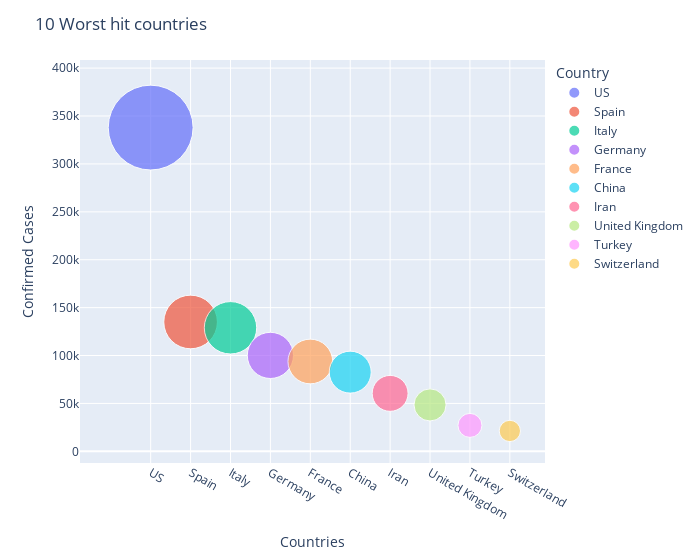

Notebook source saved alongside this figure:
### Markdown cell above
** A more visually intuitive visualisation of the above table **

### Code cell
def bubble_chart(n):
    fig = px.scatter(sorted_country.head(n), x="Country", y="Confirmed", size="Confirmed", color="Country",
               hover_name="Country", size_max=60)
    fig.update_layout(
    title=str(n) +" Worst hit countries",
    xaxis_title="Countries",
    yaxis_title="Confirmed Cases",
    width = 700
    )
    fig.show()
interact(bubble_chart, n=10)

### Figure 1 — Plotly figure (JSON) as saved in the notebook; plotly's stock layout.template omitted (floating-point values rounded to 4 significant figures)
{"data": [{"hovertemplate": "<b>%{hovertext}</b><br><br>Country=%{x}<br>Confirmed=%{marker.size}<extra></extra>", "hovertext": ["US"], "legendgroup": "US", "marker": {"color": "#636efa", "size": [337933], "sizemode": "area", "sizeref": 93.87, "symbol": "circle"}, "mode": "markers", "name": "US", "showlegend": true, "type": "scatter", "x": ["US"], "xaxis": "x", "y": [337933], "yaxis": "y"}, {"hovertemplate": "<b>%{hovertext}</b><br><br>Country=%{x}<br>Confirmed=%{marker.size}<extra></extra>", "hovertext": ["Spain"], "legendgroup": "Spain", "marker": {"color": "#EF553B", "size": [135032], "sizemode": "area", "sizeref": 93.87, "symbol": "circle"}, "mode": "markers", "name": "Spain", "showlegend": true, "type": "scatter", "x": ["Spain"], "xaxis": "x", "y": [135032], "yaxis": "y"}, {"hovertemplate": "<b>%{hovertext}</b><br><br>Country=%{x}<br>Confirmed=%{marker.size}<extra></extra>", "hovertext": ["Italy"], "legendgroup": "Italy", "marker": {"color": "#00cc96", "size": [128948], "sizemode": "area", "sizeref": 93.87, "symbol": "circle"}, "mode": "markers", "name": "Italy", "showlegend": true, "type": "scatter", "x": ["Italy"], "xaxis": "x", "y": [128948], "yaxis": "y"}, {"hovertemplate": "<b>%{hovertext}</b><br><br>Country=%{x}<br>Confirmed=%{marker.size}<extra></extra>", "hovertext": ["Germany"], "legendgroup": "Germany", "marker": {"color": "#ab63fa", "size": [100132], "sizemode": "area", "sizeref": 93.87, "symbol": "circle"}, "mode": "markers", "name": "Germany", "showlegend": true, "type": "scatter", "x": ["Germany"], "xaxis": "x", "y": [100132], "yaxis": "y"}, {"hovertemplate": "<b>%{hovertext}</b><br><br>Country=%{x}<br>Confirmed=%{marker.size}<extra></extra>", "hovertext": ["France"], "legendgroup": "France", "marker": {"color": "#FFA15A", "size": [93780], "sizemode": "area", "sizeref": 93.87, "symbol": "circle"}, "mode": "markers", "name": "France", "showlegend": true, "type": "scatter", "x": ["France"], "xaxis": "x", "y": [93780], "yaxis": "y"}, {"hovertemplate": "<b>%{hovertext}</b><br><br>Country=%{x}<br>Confirmed=%{marker.size}<extra></extra>", "hovertext": ["China"], "legendgroup": "China", "marker": {"color": "#19d3f3", "size": [82665], "sizemode": "area", "sizeref": 93.87, "symbol": "circle"}, "mode": "markers", "name": "China", "showlegend": true, "type": "scatter", "x": ["China"], "xaxis": "x", "y": [82665], "yaxis": "y"}, {"hovertemplate": "<b>%{hovertext}</b><br><br>Country=%{x}<br>Confirmed=%{marker.size}<extra></extra>", "hovertext": ["Iran"], "legendgroup": "Iran", "marker": {"color": "#FF6692", "size": [60500], "sizemode": "area", "sizeref": 93.87, "symbol": "circle"}, "mode": "markers", "name": "Iran", "showlegend": true, "type": "scatter", "x": ["Iran"], "xaxis": "x", "y": [60500], "yaxis": "y"}, {"hovertemplate": "<b>%{hovertext}</b><br><br>Country=%{x}<br>Confirmed=%{marker.size}<extra></extra>", "hovertext": ["United Kingdom"], "legendgroup": "United Kingdom", "marker": {"color": "#B6E880", "size": [48451], "sizemode": "area", "sizeref": 93.87, "symbol": "circle"}, "mode": "markers", "name": "United Kingdom", "showlegend": true, "type": "scatter", "x": ["United Kingdom"], "xaxis": "x", "y": [48451], "yaxis": "y"}, {"hovertemplate": "<b>%{hovertext}</b><br><br>Country=%{x}<br>Confirmed=%{marker.size}<extra></extra>", "hovertext": ["Turkey"], "legendgroup": "Turkey", "marker": {"color": "#FF97FF", "size": [27069], "sizemode": "area", "sizeref": 93.87, "symbol": "circle"}, "mode": "markers", "name": "Turkey", "showlegend": true, "type": "scatter", "x": ["Turkey"], "xaxis": "x", "y": [27069], "yaxis": "y"}, {"hovertemplate": "<b>%{hovertext}</b><br><br>Country=%{x}<br>Confirmed=%{marker.size}<extra></extra>", "hovertext": ["Switzerland"], "legendgroup": "Switzerland", "marker": {"color": "#FECB52", "size": [21282], "sizemode": "area", "sizeref": 93.87, "symbol": "circle"}, "mode": "markers", "name": "Switzerland", "showlegend": true, "type": "scatter", "x": ["Switzerland"], "xaxis": "x", "y": [21282], "yaxis": "y"}], "layout": {"legend": {"itemsizing": "constant", "title": {"text": "Country"}, "tracegroupgap": 0}, "margin": {"t": 60}, "title": {"text": "10 Worst hit countries"}, "width": 700, "xaxis": {"anchor": "y", "categoryarray": ["US", "Spain", "Italy", "Germany", "France", "China", "Iran", "United Kingdom", "Turkey", "Switzerland"], "categoryorder": "array", "domain": [0, 1], "title": {"text": "Countries"}}, "yaxis": {"anchor": "x", "domain": [0, 1], "title": {"text": "Confirmed Cases"}}}}
